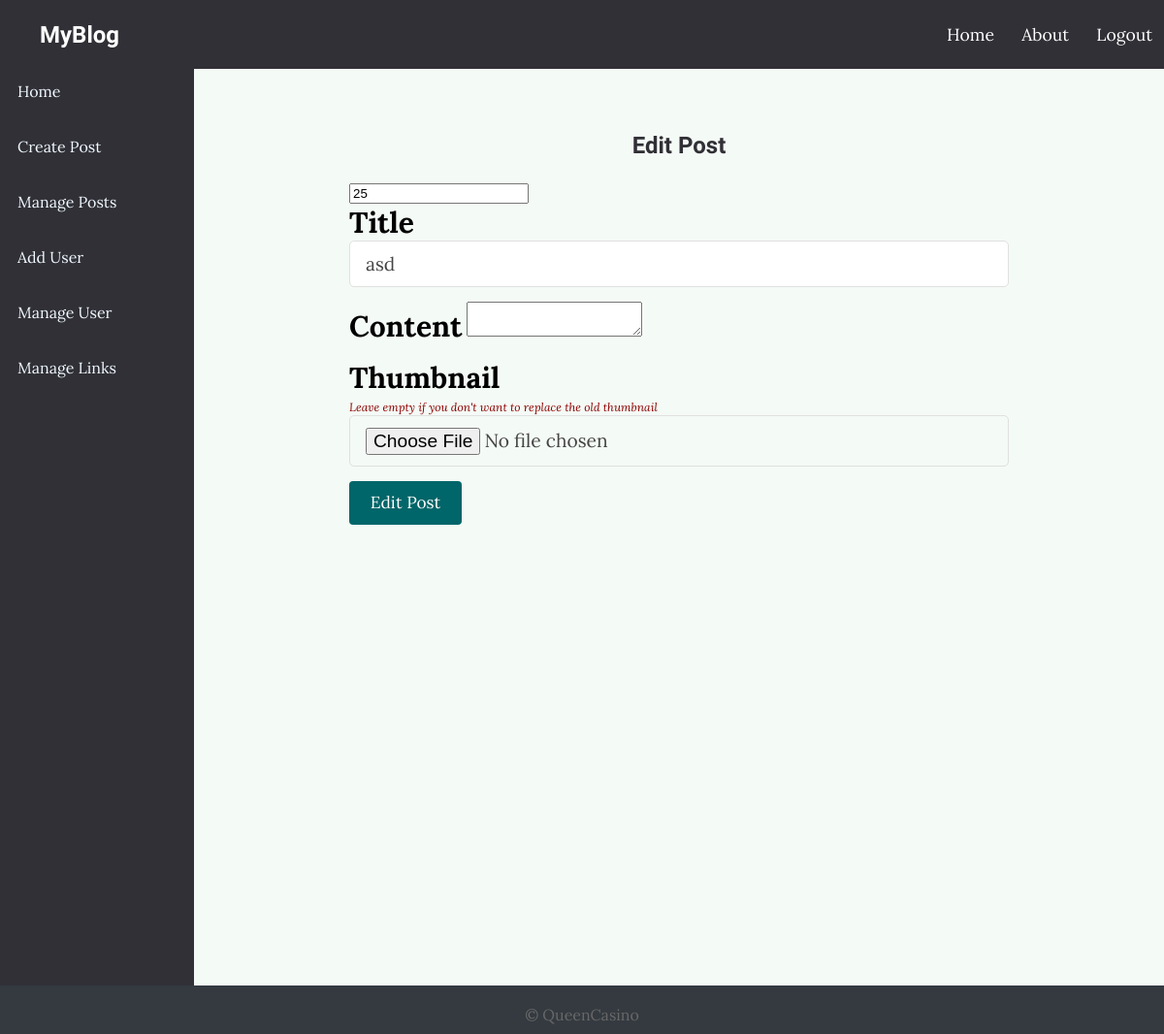
The page /pages/edit-post.php?postID=25 (signed in) on the database as committed earlier.
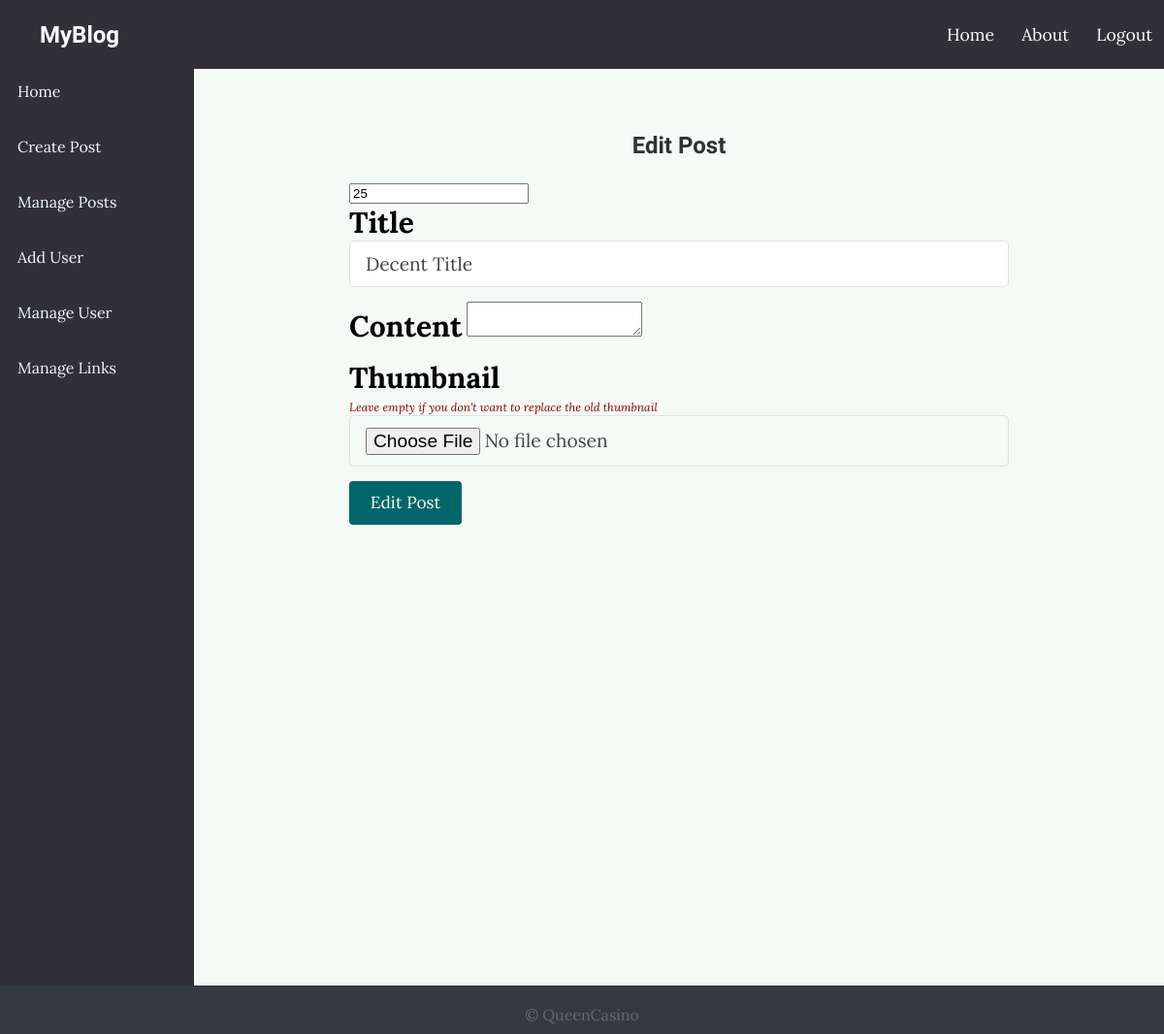
The same page on the database as committed later.
### tables this page shows
CREATE TABLE `post` (
  `postID` int(11) NOT NULL,
  `postTitle` varchar(255) NOT NULL,
  `postContent` longtext NOT NULL,
  `image` longblob NOT NULL,
  `datePublished` timestamp NOT NULL DEFAULT current_timestamp(),
  `postAuthor` int(11) NOT NULL
);

### pages/edit-post.php (the view, shortened to what this page needs)
<?php
  include_once("./header.php");
?>
<div class="admin-wrapper">
<?php include('./sidebar.php') ?>
<div class="admin-content">
    <div class="content">
        <h2 class="page-title">Edit Post</h2>
        <form action="../includes/edit-post.inc.php" method="POST" enctype="multipart/form-data">
        <?php
            if(isset($_GET['postID'])){
            require_once('../includes/dbh.inc.php');
            $auth_id = mysqli_real_escape_string($conn, $_GET['postID']);
            $sql = "SELECT * FROM post WHERE postID = $auth_id;";
            $execute = mysqli_query($conn, $sql);
            $post = mysqli_fetch_assoc($execute);
            if($post > 0){
        ?>
        <input type="text" name="ID" value="<?php echo $post['postID']; ?>" readonly><br>
        <div>
			<label>Title</label>
			<input type="text" name="title" class="text-input" value="<?php echo $post['postTitle']; ?>" >
		</div>
		<div class="post_content">
			<label>Content</label>
			<textarea name="content" id="div_editor1" value="<?php echo $post['postContent']; ?>" > </textarea>
		</div>
		<div>
			<label>Thumbnail</label><br>
			<i class = "notif"> Leave empty if you don't want to replace the old thumbnail </i>
			<input type="file" name="image" class="text-input">
		</div>
		<div>
			<button type="submit" name="submit" class="btn btn-big">Edit Post</button>
		</div>
        <?php
    }
}
?>
        </form>
    </div>
</div>
</div>
<div class="footer-bottom">
    &copy; QueenCasino
</div>
</body>
</html>

Rows that differ between the two databases and show on the page:
changed post id 25: title "asd" → "Decent Title"
